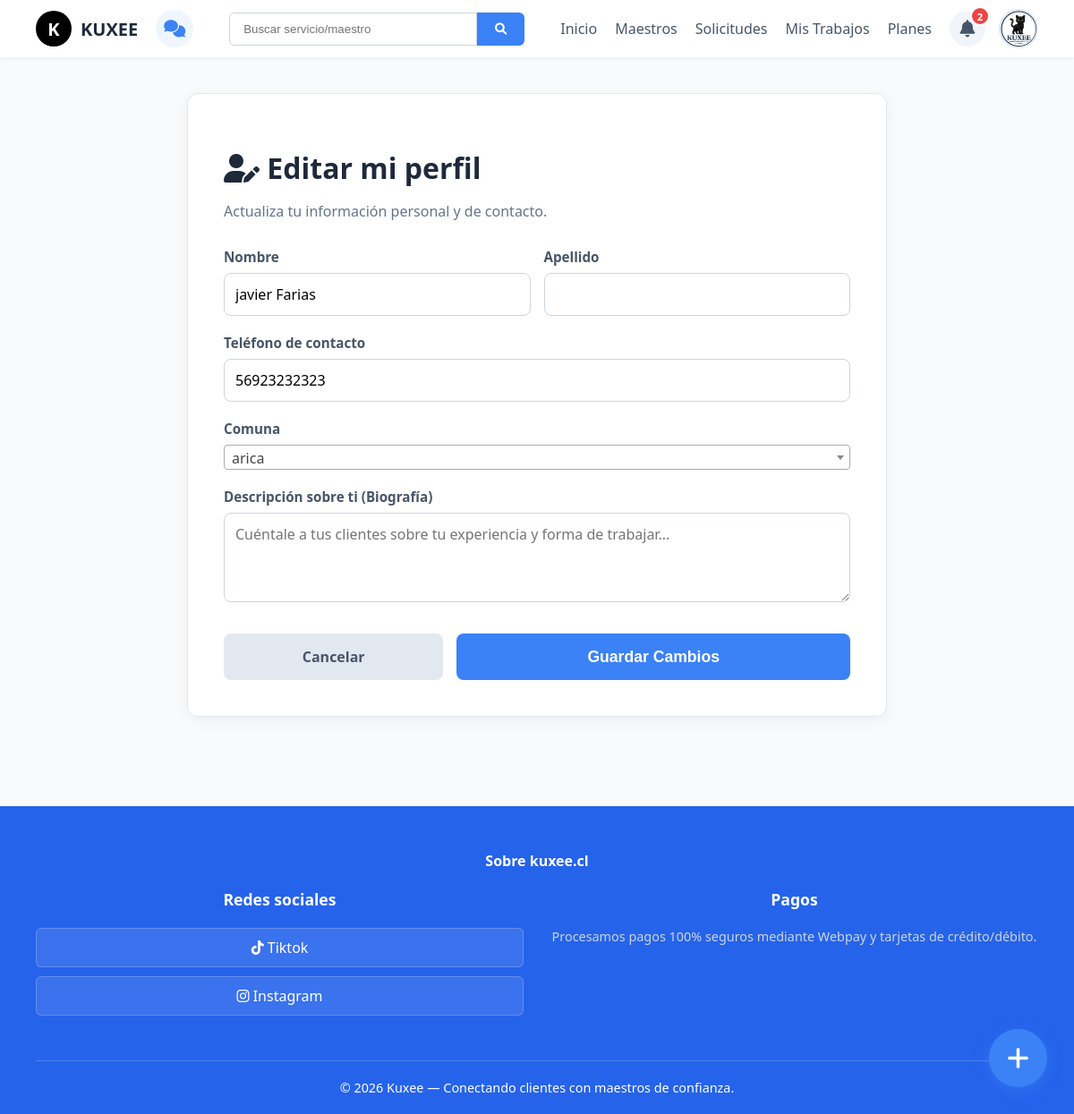
/perfil/editar/ (signed in), run on the app's committed database.
### usuarios/models.py (models this page shows, shortened)
class Usuario(AbstractUser):
    es_cliente = models.BooleanField(default=False)
    es_maestro = models.BooleanField(default=False)
    rut = models.CharField(max_length=12, blank=True, null=True)
    foto_perfil = models.ImageField(upload_to='perfiles/', blank=True, null=True)

class PerfilMaestro(models.Model):
    usuario = models.OneToOneField(Usuario, on_delete=models.CASCADE, related_name='perfil_maestro')
    telefono = models.CharField(max_length=20, blank=True)
    comuna = models.CharField(max_length=100, blank=True)
    descripcion = models.TextField(blank=True)
    oficio_principal = models.CharField(max_length=100, blank=True)
    plan_actual = models.CharField(
        max_length=20,
        choices=[('gratis', 'Gratis'), ('plus', 'Plus')],
        default='gratis'
    )

### usuarios/views.py (the view, shortened to what this page needs)
# urls.py: path('perfil/editar/', views.editar_perfil, name='editar_perfil'),
@login_required
def editar_perfil(request):
    usuario = request.user
    return render(request, 'usuarios/editar_perfil.html', {'regiones': REGIONES_Y_COMUNAS[1:]})

### usuarios/context_processors.py (called while the page is built)
def oficios_globales(request):
    from .forms import LISTA_OFICIOS
    return {
        'oficios_global': LISTA_OFICIOS[1:]
    }

def notificaciones_globales(request):
    if request.user.is_authenticated:
        from .models import Notificacion
        no_leidas = Notificacion.objects.filter(usuario=request.user, leida=False).count()
        notificaciones = Notificacion.objects.filter(usuario=request.user).order_by('-fecha_creacion')[:10]
        return {
            'mis_notificaciones': notificaciones,
            'notificaciones_no_leidas': no_leidas
        }
    return {}

### usuarios/templates/usuarios/editar_perfil.html (shortened to what this page needs)
{% extends 'usuarios/base.html' %}
{% block contenido %}
<div class="form-container">
    <h1 class="page-title"><i class="fas fa-user-edit"></i> Editar mi perfil</h1>
    <p class="page-subtitle">Actualiza tu información personal y de contacto.</p>
    <form method="POST">
        <div style="display: grid; grid-template-columns: 1fr 1fr; gap: 15px;">
            <div class="form-group">
                <label>Nombre</label>
                <input type="text" name="first_name" class="form-control" value="{{ user.first_name }}" required>
            </div>
            <div class="form-group">
                <label>Apellido</label>
                <input type="text" name="last_name" class="form-control" value="{{ user.last_name }}">
            </div>
        </div>
        <div class="form-group">
            <label>Teléfono de contacto</label>
            <input type="text" name="telefono" class="form-control" value="{% if user.es_maestro %}{{ user.perfil_maestro.telefono }}{% else %}{{ user.perfil_cliente.telefono }}{% endif %}" required>
        </div>
        <div class="form-group">
            <label>Comuna</label>
        </div>
        {% if user.es_maestro %}
        <div class="form-group">
            <label>Descripción sobre ti (Biografía)</label>
            <textarea name="descripcion" class="form-control" placeholder="Cuéntale a tus clientes sobre tu experiencia y forma de trabajar...">{{ user.perfil_maestro.descripcion }}</textarea>
        </div>
        {% endif %}
        <div style="display: flex; gap: 15px; margin-top: 30px;">
            <a href="{% url 'mi_perfil' %}" style="padding: 15px 30px; border-radius: 8px; background: #e2e8f0; color: #475569; text-decoration: none; font-weight: bold; text-align: center; width: 30%;">Cancelar</a>
            <button type="submit" class="btn-submit" style="width: 70%;">Guardar Cambios</button>
        </div>
    </form>
</div>
{% endblock %}

### usuarios/templates/usuarios/base.html (shortened to what this page needs)
{% load static %}
<!DOCTYPE html>
<html lang="es">
<head>
    <link href="https://cdnjs.cloudflare.com/ajax/libs/font-awesome/6.0.0/css/all.min.css" rel="stylesheet">
    <link href="https://cdn.jsdelivr.net/npm/select2@4.1.0-rc.0/dist/css/select2.min.css" rel="stylesheet" />
</head>
<body>
    <nav class="navbar">
        <div style="display: flex; align-items: center; gap: 20px;">
            <a href="{% url 'inicio' %}" class="logo">
                <div style="width: 40px; height: 40px; background: black; border-radius: 50%; display: flex; align-items: center; justify-content: center; color: white; margin-right: 10px;">K</div> KUXEE
            </a>
            {% if user.is_authenticated %}
                <a href="{% url 'mensajes' %}" class="btn-chat" title="Mensajes">
                    <i class="fas fa-comments"></i>
                </a>
            {% endif %}
        </div>
        <form class="search-container" method="GET" action="{% url 'maestros' %}">
            <input type="text" name="q" placeholder="Buscar servicio/maestro">
            <button type="submit"><i class="fas fa-search"></i></button>
        </form>
        <div class="nav-links">
            <a href="{% url 'inicio' %}">Inicio</a>
            <a href="{% url 'lista_maestros' %}">Maestros</a>
            <a href="{% url 'solicitudes' %}">Solicitudes</a>
            {% if user.is_authenticated %}<a href="{% url 'mis_trabajos' %}">Mis Trabajos</a>{% endif %}
            <a href="{% url 'planes' %}">Planes</a>
            {% if user.is_authenticated %}
                <div class="user-menu">
                    <div id="campana-wrapper" style="position: relative;">
                        <a href="#" class="btn-bell" onclick="toggleNotificaciones(event)">
                            <i class="fas fa-bell"></i>
                            {% if notificaciones_no_leidas > 0 %}
                                <span class="badge-notificacion">{{ notificaciones_no_leidas }}</span>
                            {% endif %}
                        </a>
                    </div>
                    <div class="profile-trigger" onclick="toggleUserDropdown(event)">
                        <div class="profile-pic">
                            {% if user.foto_perfil %}<img src="{{ user.foto_perfil.url }}" style="width:100%; height:100%; object-fit:cover;">{% else %}<i class="fas fa-user"></i>{% endif %}
                        </div>
                    </div>
                </div>
            {% else %}
                <a href="{% url 'login' %}" class="btn-login">Iniciar sesión</a>
            {% endif %}
        </div>
    </nav>
    <main>{% block contenido %}{% endblock %}</main>
    {% if user.is_authenticated and user.es_maestro %}
        <button type="button" class="btn-flotante" onclick="abrirModalPublicarServicio()"><i class="fas fa-plus"></i></button>
    {% endif %}
    <footer class="footer">
        <div class="footer-title" style="text-align: center; margin-bottom: 20px; font-weight: bold;">Sobre kuxee.cl</div>
        <div class="footer-grid">
            <div class="footer-col">
                <h4>Redes sociales</h4>
                <a href="#" class="social-btn"><i class="fab fa-tiktok"></i> Tiktok</a>
                <a href="#" class="social-btn"><i class="fab fa-instagram"></i> Instagram</a>
            </div>
            <div class="footer-col">
                <h4>Pagos</h4>
                <p style="text-align: center; color: #cbd5e1; font-size: 0.9rem;">Procesamos pagos 100% seguros mediante Webpay y tarjetas de crédito/débito.</p>
            </div>
        </div>
        <div class="footer-bottom">© 2026 Kuxee — Conectando clientes con maestros de confianza.</div>
    </footer>
</body>
</html>

### usuarios/templates/usuarios/base.html (style rules this page uses)
:root { --kuxee-blue: #3b82f6; --kuxee-dark: #1e293b; --kuxee-bg: #f8fafc; --footer-blue: #2563eb; }
body { font-family: 'Segoe UI', Tahoma, Geneva, Verdana, sans-serif; margin: 0; padding: 0; background-color: var(--kuxee-bg); color: #333; display: flex; flex-direction: column; min-height: 100vh; }
.navbar { display: flex; align-items: center; justify-content: space-between; padding: 10px 40px; background: white; box-shadow: 0 2px 4px rgba(0,0,0,0.05); position: sticky; top: 0; z-index: 1000; }
.logo { display: flex; align-items: center; font-weight: bold; font-size: 20px; color: var(--kuxee-dark); text-decoration: none; }
.btn-chat { background: #eff6ff; color: var(--kuxee-blue); width: 42px; height: 42px; border-radius: 50%; display: flex; align-items: center; justify-content: center; text-decoration: none; font-size: 1.2rem; transition: background 0.2s; }
.search-container { display: flex; flex: 1; max-width: 600px; margin: 0 40px; }
.search-container input { width: 100%; padding: 10px 15px; border: 1px solid #cbd5e1; border-radius: 6px 0 0 6px; outline: none; }
.search-container button { background: var(--kuxee-blue); color: white; border: none; padding: 10px 20px; border-radius: 0 6px 6px 0; cursor: pointer; }
.nav-links { display: flex; align-items: center; gap: 20px; }
.nav-links a { text-decoration: none; color: #475569; font-weight: 500; }
.user-menu { display: flex; align-items: center; gap: 15px; position: relative; }
.btn-bell { background: #f1f5f9; color: #475569; width: 40px; height: 40px; border-radius: 50%; display: flex; align-items: center; justify-content: center; text-decoration: none; font-size: 1.2rem; position: relative; }
.badge-notificacion { position: absolute; top: -5px; right: -5px; background: #ef4444; color: white; border-radius: 50%; width: 18px; height: 18px; font-size: 0.7rem; display: flex; align-items: center; justify-content: center; font-weight: bold; border: 2px solid white; }
.profile-pic { width: 40px; height: 40px; background: #cbd5e1; border-radius: 50%; display: flex; align-items: center; justify-content: center; color: white; font-weight: bold; overflow: hidden; border: 2px solid #e2e8f0; }
.profile-trigger { cursor: pointer; position: relative; }
.btn-flotante { position: fixed; bottom: 30px; right: 30px; background-color: var(--kuxee-blue); color: white; width: 65px; height: 65px; border-radius: 50%; display: flex; align-items: center; justify-content: center; font-size: 28px; box-shadow: 0 4px 15px rgba(59, 130, 246, 0.5); border: none; cursor: pointer; z-index: 1000; transition: transform 0.2s ease; }
main { flex: 1; }
.form-group { margin-bottom: 20px; }
.form-group label { display: block; font-weight: bold; margin-bottom: 8px; color: #333; font-size: 0.95rem; }
.form-control { width: 100%; padding: 12px; border: 1px solid #cbd5e1; border-radius: 8px; box-sizing: border-box; font-family: inherit; font-size: 0.95rem; outline: none; transition: border 0.2s; }
textarea.form-control { resize: vertical; min-height: 80px; }
.footer { background: var(--footer-blue); color: white; padding: 50px 40px 20px 40px; margin-top: 60px; }
.footer-grid { display: grid; grid-template-columns: repeat(auto-fit, minmax(200px, 1fr)); gap: 30px; max-width: 1400px; margin: 0 auto; }
.footer-col h4 { margin-top: 0; font-size: 1.1rem; margin-bottom: 20px; text-align: center; }
.social-btn { display: block; background: rgba(255,255,255,0.1); padding: 10px; border-radius: 6px; margin-bottom: 10px; color: white; text-decoration: none; border: 1px solid rgba(255,255,255,0.2); text-align: center; }
.footer-bottom { text-align: center; margin-top: 40px; padding-top: 20px; border-top: 1px solid rgba(255,255,255,0.2); font-size: 0.9rem; }

### data on the page
Usuario: foto_perfil (picture), first_name "javier Farias", telefono "56923232323"

### other printed values
{{ notificaciones_no_leidas }} "2"
